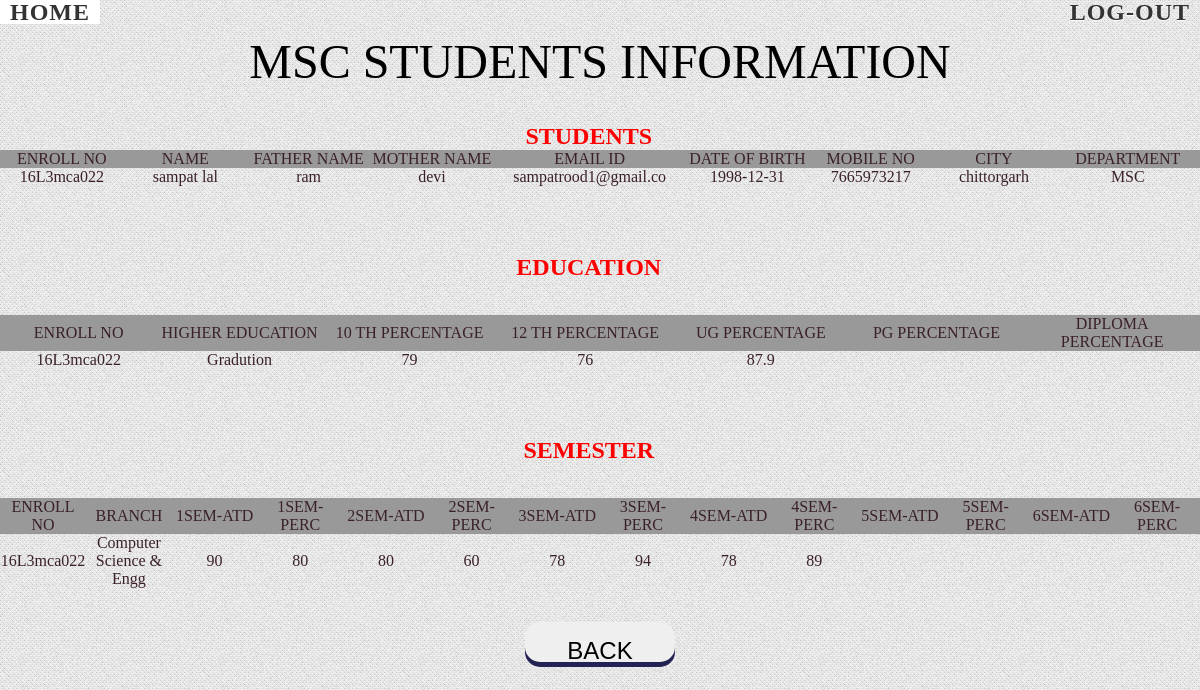
/msc1.php (signed in), run on the app's committed database.
### tables this page shows
CREATE TABLE `student` (
  `name` varchar(20) NOT NULL,
  `fname` varchar(20) NOT NULL,
  `mname` varchar(20) NOT NULL,
  `email` varchar(20) NOT NULL,
  `enrollno` varchar(20) NOT NULL,
  `date` varchar(20) NOT NULL,
  `gender` varchar(20) NOT NULL,
  `mobile` varchar(13) NOT NULL,
  `address` varchar(120) NOT NULL,
  `addre` varchar(120) NOT NULL,
  `city` varchar(20) NOT NULL,
  `pincode` int(10) NOT NULL,
  `state` varchar(20) NOT NULL,
  `country` varchar(20) NOT NULL,
  `department` varchar(20) NOT NULL
);

CREATE TABLE `edu` (
  `enroll` varchar(20) NOT NULL,
  `department` varchar(50) NOT NULL,
  `depart` varchar(20) NOT NULL,
  `tenth` varchar(20) DEFAULT NULL,
  `bord` varchar(40) DEFAULT NULL,
  `rollno` varchar(20) DEFAULT NULL,
  `passyear` varchar(20) DEFAULT NULL,
  `maxmark` varchar(10) DEFAULT NULL,
  `obtmark` varchar(10) DEFAULT NULL,
  `perc` varchar(10) DEFAULT NULL,
  `twelth` varchar(10) DEFAULT NULL,
  `bord12` varchar(40) DEFAULT NULL,
  `rollno12` varchar(20) DEFAULT NULL,
  `passyear12` varchar(10) DEFAULT NULL,
  `maxmark12` varchar(10) DEFAULT NULL,
  `obtmark12` varchar(10) DEFAULT NULL,
  `perc12` varchar(10) DEFAULT NULL,
  `gradution` varchar(20) DEFAULT NULL,
  `univ` varchar(40) DEFAULT NULL,
  `rollno13` varchar(20) DEFAULT NULL,
  `passyear13` varchar(10) DEFAULT NULL,
  `maxmark13` varchar(10) DEFAULT NULL,
  `obtmark13` varchar(10) DEFAULT NULL,
  `perc13` varchar(10) DEFAULT NULL,
  `pg` varchar(20) DEFAULT NULL,
  `univpg` varchar(40) DEFAULT NULL,
  `rollnopg` varchar(20) DEFAULT NULL,
  `passyearpg` varchar(10) DEFAULT NULL,
  `maxmarkpg` varchar(10) DEFAULT NULL,
  `obtmarkpg` varchar(10) DEFAULT NULL,
  `percpg` varchar(10) DEFAULT NULL,
  `dp` varchar(30) DEFAULT NULL,
  `univdp` varchar(40) DEFAULT NULL,
  `rollnodp` varchar(20) DEFAULT NULL,
  `passyeardp` varchar(10) DEFAULT NULL,
  `maxmarkdp` varchar(10) DEFAULT NULL,
  `obtmarkdp` varchar(10) DEFAULT NULL,
  `percdp` varchar(10) DEFAULT NULL
);

CREATE TABLE `sem` (
  `enr` varchar(20) NOT NULL,
  `dep` varchar(30) NOT NULL,
  `branch` varchar(30) NOT NULL,
  `1st` varchar(10) NOT NULL,
  `atd1` varchar(10) NOT NULL,
  `result1` varchar(10) NOT NULL,
  `due1` varchar(100) DEFAULT NULL,
  `max1` varchar(10) NOT NULL,
  `obt1` varchar(10) NOT NULL,
  `perc1` varchar(10) NOT NULL,
  `2nd` varchar(10) NOT NULL,
  `atd2` varchar(10) NOT NULL,
  `result2` varchar(10) NOT NULL,
  `due2` varchar(100) DEFAULT NULL,
  `max2` varchar(10) NOT NULL,
  `obt2` varchar(10) NOT NULL,
  `perc2` varchar(10) NOT NULL,
  `3rd` varchar(10) NOT NULL,
  `atd3` varchar(10) NOT NULL,
  `result3` varchar(10) NOT NULL,
  `due3` varchar(100) DEFAULT NULL,
  `max3` varchar(10) NOT NULL,
  `obt3` varchar(10) NOT NULL,
  `perc3` varchar(10) NOT NULL,
  `4th` varchar(10) NOT NULL,
  `atd4` varchar(10) NOT NULL,
  `result4` varchar(10) NOT NULL,
  `due4` varchar(100) DEFAULT NULL,
  `max4` varchar(10) NOT NULL,
  `obt4` varchar(10) NOT NULL,
  `perc4` varchar(10) NOT NULL,
  `5th` varchar(10) NOT NULL,
  `atd5` varchar(10) NOT NULL,
  `result5` varchar(10) NOT NULL,
  `due5` varchar(100) DEFAULT NULL,
  `max5` varchar(10) NOT NULL,
  `obt5` varchar(10) NOT NULL,
  `perc5` varchar(10) NOT NULL,
  `6th` varchar(10) NOT NULL,
  `atd6` varchar(10) NOT NULL,
  `result6` varchar(10) NOT NULL,
  `due6` varchar(100) DEFAULT NULL,
  `max6` varchar(10) NOT NULL,
  `obt6` varchar(10) NOT NULL,
  `perc6` varchar(10) NOT NULL
);

### msc1.php (the view, shortened to what this page needs)
<?php
echo"	<html>
<head>
<title>MSC</title>
    <link rel='stylesheet' type='text/css' href='style.css' media='all' />
    <link rel='stylesheet' type='text/css' href='demo.css' media='all' />
	<link rel='stylesheet' type='text/css' href='bun.css' media='all' />
</head>
<body>
<div class='container'>
            <div class='freshdesignweb-top'>
                <a href='faculty.php'><font size='+2' ><strong>Home</strong></font></a>
                <span class='right'>
                    <a href='logout.php'>
                        <font size='+2' ><strong>Log-Out</strong></font>
                    </a>
            </span>
            </div>
	<BR><BR><h1 class='h' align='CENTER'><font color='BLACK' ALIGN='CENTER' size='+4'>MSC STUDENTS INFORMATION</font> </h1><BR><BR>
			<form id='contactform' method='POST' >";
	$conn=mysqli_connect("localhost","root","")or die("not connect to mysql");
	mysqli_select_db($conn,"stu");
	$sel="select * from student WHERE department='MSC' ";
	$result = $conn->query($sel);
	echo"<center><label><font size='+2' color='red' ><strong>STUDENTS</strong></font></label> &nbsp;&nbsp;&nbsp;&nbsp;&nbsp;<br>";
	if ($result->num_rows > 0)
	{
		echo "<table border=1 width='100%' cellspacing='10'>
		<tr bgcolor='#999999'><th style='text-align:center;' width='7%'>ENROLL NO</th><th style='text-align:center;' width='7%' >NAME</th><th style='text-align:center;' width='7%'>FATHER NAME</th><th style='text-align:center;' width='7%'>MOTHER NAME</th><th style='text-align:center;'  width='7%'>EMAIL ID</th><th style='text-align:center;' width='7%'>DATE OF BIRTH</th><th style='text-align:center;' width='7%'>MOBILE NO</th><th style='text-align:center;' width='7%'>CITY</th><th style='text-align:center;' width='7%'>DEPARTMENT</th></tr>";
   		 while($row = $result->fetch_assoc())
		 	{
			$name = $row['name'];
			$fname = $row['fname'];
			$mname = $row['mname'];
			$email = $row['email'];
			$enrollno = $row['enrollno'];
			$date = $row['date'];
			$mobile = $row['mobile'];
			$city = $row['city'];
			$department = $row['department'];
echo"<tr><th style='text-align:center;'>".$enrollno."</th><th style='text-align:center;' >".$name."</th><th style='text-align:center;'>".$fname."</th><th style='text-align:center;'>".$mname."</th><th style='text-align:center;'>".$email."</th><th style='text-align:center;'>".$date."</th><th style='text-align:center;'>".$mobile."</th><th style='text-align:center;'>".$city."</th><th style='text-align:center;'>".$department."</th></tr>";
			}
			echo"</table>";
	}
	else
	{
      echo "0 results";
	}
	$sel="select * from edu  WHERE department='MSC'";
	$result = $conn->query($sel);
	echo"<br><br><br><br><center><label><font size='+2' color='red' ><strong>EDUCATION</strong></font></label> &nbsp;&nbsp;&nbsp;&nbsp;&nbsp;<br>";
	if ($result->num_rows > 0)
	{
		echo "<br><br><table border=1 width='100%' cellspacing='10'>
		<tr bgcolor='#999999'><th style='text-align:center;' width='7%' >ENROLL NO</th><th style='text-align:center;' width='7%'>HIGHER EDUCATION</th><th style='text-align:center;' width='7%'>10 TH PERCENTAGE</th><th style='text-align:center;'  width='7%'>12 TH PERCENTAGE</th><th style='text-align:center;' width='7%'>UG PERCENTAGE</th><th style='text-align:center;' width='7%'>PG PERCENTAGE</th><th style='text-align:center;' width='7%'>DIPLOMA PERCENTAGE</th></tr>";
   		 while($row = $result->fetch_assoc())
		 	{
		$enroll = $row['enroll'];
		$depart = $row['depart'];
		$perc = $row['perc'];
		$perc12 = $row['perc12'];
		$perc13 = $row['perc13'];
		$percpg = $row['percpg'];
		$percdp = $row['percdp'];
	echo"<tr><th style='text-align:center;' >".$enroll."</th><th style='text-align:center;'>".$depart."</th><th style='text-align:center;'>".$perc."</th><th style='text-align:center;'>".$perc12."</th><th style='text-align:center;'>".$perc13."</th><th style='text-align:center;'>".$percpg."</th><th style='text-align:center;'>".$percdp."</th></tr>";
		}
			echo"</table>";
	}
	else
	{
      echo "0 results";
	}
	$sel="select * from sem  WHERE dep='MSC'";
	$result = $conn->query($sel);
	echo"<br><br><br><br><center><label><font size='+2' color='red' ><strong>SEMESTER</strong></font></label> &nbsp;&nbsp;&nbsp;&nbsp;&nbsp;<br>";
	if ($result->num_rows > 0)
	{
		echo "<br><br><table border=1 width='100%' cellspacing='10'>
		<tr bgcolor='#999999'><th style='text-align:center;' width='7%' >ENROLL NO</th><th style='text-align:center;' width='7%'>BRANCH</th><th style='text-align:center;' width='7%'>1SEM-ATD</th><th style='text-align:center;'  width='7%'>1SEM-PERC</th><th style='text-align:center;' width='7%'>2SEM-ATD</th><th style='text-align:center;' width='7%'>2SEM-PERC</th><th style='text-align:center;' width='7%'>3SEM-ATD</th><th style='text-align:center;' width='7%'>3SEM-PERC</th><th style='text-align:center;' width='7%'>4SEM-ATD</th><th style='text-align:center;' width='7%'>4SEM-PERC</th><th style='text-align:center;' width='7%'>5SEM-ATD</th><th style='text-align:center;' width='7%'>5SEM-PERC</th><th style='text-align:center;' width='7%'>6SEM-ATD</th><th style='text-align:center;' width='7%'>6SEM-PERC</th></tr>";
   		 while($row = $result->fetch_assoc())
		 	{
		$enr = $row['enr'];
		$branch = $row['branch'];
		$atd1 = $row['atd1'];
		$perc1 = $row['perc1'];
		$atd2 = $row['atd2'];
		$perc2 = $row['perc2'];
		$atd3 = $row['atd3'];
		$perc3 = $row['perc3'];
		$atd4 = $row['atd4'];
		$perc4 = $row['perc4'];
		$atd5 = $row['atd5'];
		$perc5 = $row['perc5'];
		$atd6 = $row['atd6'];
		$perc6 = $row['perc6'];
	echo"<tr><th style='text-align:center;' >".$enr."</th><th style='text-align:center;'>".$branch."</th><th style='text-align:center;'>".$atd1."</th><th style='text-align:center;'>".$perc1."</th><th style='text-align:center;'>".$atd2."</th><th style='text-align:center;'>".$perc2."</th><th style='text-align:center;'>".$atd3."</th><th style='text-align:center;'>".$perc3."</th><th style='text-align:center;'>".$atd4."</th><th style='text-align:center;'>".$perc4."</th><th style='text-align:center;'>".$atd5."</th><th style='text-align:center;'>".$perc5."</th><th style='text-align:center;'>".$atd6."</th><th style='text-align:center;'>".$perc6."</th></tr>";
		}
			echo"</table>";
	}
	else
	{
      echo "0 results";
	}
echo"<center><br><br><input type='submit' formaction='faculty.php' value='BACK' style='width:150px; height:40px; text-align:top'; class='button2'></center></form></body></html>";
?>

### demo.css (style rules this page uses)
body,div,dl,dt,dd,ul,ol,li,h1,h2,h3,h4,h5,h6,pre,form,fieldset,input,textarea,p,blockquote,th,td { margin:0; padding:0; }
html,body { margin:0; padding:0; height: 100%; }
table { border-collapse:collapse; border-spacing:0; }
address,caption,cite,code,dfn,th,var { font-style:normal; font-weight:normal; }
caption,th { text-align:left; }
h1,h2,h3,h4,h5,h6 { font-size:100%; font-weight:normal; }
body { font-family: Cambria, Palatino, "Palatino Linotype", "Palatino LT STD", Georgia, serif; background:url(images/bgnoise_lg.png); font-weight: 400; font-size: 15px; color: #3a2127; overflow-y: scroll; }
a { color: #333; text-decoration: none; }
.container { width: 100%; height: 100%; position: relative; }
.freshdesignweb-top { line-height: 24px; font-size: 11px; background: rgba(0, 0, 0, 0.05); text-transform: uppercase; z-index: 9999; position: relative; box-shadow: 1px 0px 2px rgba(0,0,0,0.2); }
.freshdesignweb-top a { padding: 0px 10px; letter-spacing: 1px; color: #333; text-shadow: 0px 1px 1px #fff; display: block; float: left; }
.freshdesignweb-top span.right { float: right; }
.freshdesignweb-top span.right a { float: left; display: block; }

### bun.css (style rules this page uses)
table, th, td { border: 0px solid black; }
.button2 { padding: 15px 25px; font-size: 24px;text-align: center; border: none; border-radius: 15px;box-shadow: 0 5px #225; }

### data on the page
student: enrollno "16L3mca022", name "sampat lal", fname "ram", mname "devi", email "sampatrood1@gmail.co", date "1998-12-31", mobile "7665973217", city "chittorgarh", department "MSC"
edu: enroll "16L3mca022", depart "Gradution", perc "79", perc12 "76", perc13 "87.9"
sem: enr "16L3mca022", branch "Computer Science & Engg", atd1 "90", perc1 "80", atd2 "80", perc2 "60", atd3 "78", perc3 "94", atd4 "78", perc4 "89"
